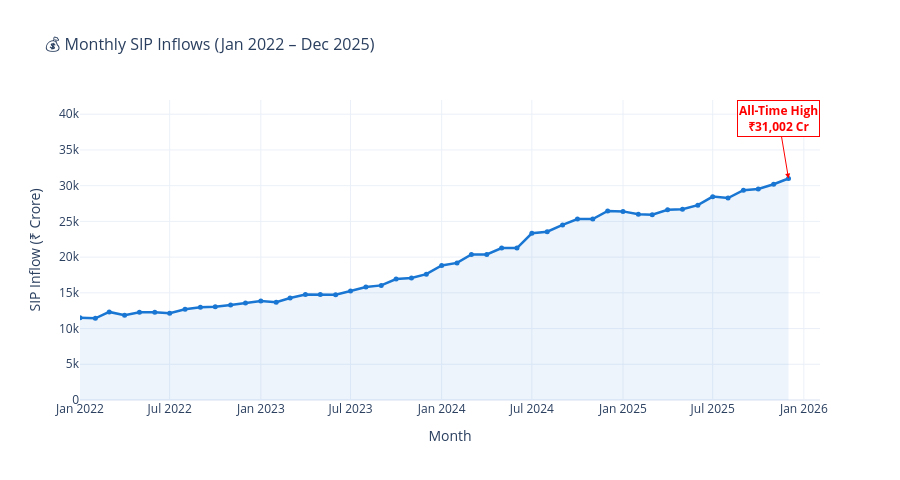

Notebook code cell kept with this figure:
### Markdown cell above
---
## 💰 Chart 3 — Monthly SIP Inflow Time-Series
Annotate the ₹31,002 Cr all-time high in Dec 2025.

### Code cell
fig = go.Figure()
fig.add_trace(go.Scatter(
    x=sip['month'], y=sip['sip_inflow_crore'], mode='lines+markers',
    line=dict(color='#1976D2', width=2.5), marker=dict(size=5),
    fill='tozeroy', fillcolor='rgba(25,118,210,0.08)'
))
max_idx = sip['sip_inflow_crore'].idxmax()
max_month = sip.loc[max_idx, 'month']  # Already string  # Already string
max_val   = sip.loc[max_idx, 'sip_inflow_crore']
fig.add_annotation(x=max_month, y=max_val,
                   text=f'<b>All-Time High<br>₹{max_val:,} Cr</b>',
                   showarrow=True, arrowhead=2, arrowcolor='red',
                   font=dict(color='red', size=12),
                   bgcolor='white', bordercolor='red', borderwidth=1, ay=-60)
fig.update_layout(title='💰 Monthly SIP Inflows (Jan 2022 – Dec 2025)',
                  xaxis_title='Month', yaxis_title='SIP Inflow (₹ Crore)',
                  template='plotly_white', height=480, title_font_size=16)
fig.write_image('reports/chart_03_sip_inflow.png', width=1400, height=480, scale=1.5)
fig.show()
print("✅ Saved → reports/chart_03_sip_inflow.png")

### Figure 1 — Plotly figure (JSON) as saved in the notebook; plotly's stock layout.template omitted (floating-point values rounded to 4 significant figures)
{"data": [{"fill": "tozeroy", "fillcolor": "rgba(25,118,210,0.08)", "line": {"color": "#1976D2", "width": 2.5}, "marker": {"size": 5}, "mode": "lines+markers", "type": "scatter", "x": ["2022-01-01", "2022-02-01", "2022-03-01", "2022-04-01", "2022-05-01", "2022-06-01", "2022-07-01", "2022-08-01", "2022-09-01", "2022-10-01", "2022-11-01", "2022-12-01", "2023-01-01", "2023-02-01", "2023-03-01", "2023-04-01", "2023-05-01", "2023-06-01", "2023-07-01", "2023-08-01", "2023-09-01", "2023-10-01", "2023-11-01", "2023-12-01", "2024-01-01", "2024-02-01", "2024-03-01", "2024-04-01", "2024-05-01", "2024-06-01", "2024-07-01", "2024-08-01", "2024-09-01", "2024-10-01", "2024-11-01", "2024-12-01", "2025-01-01", "2025-02-01", "2025-03-01", "2025-04-01", "2025-05-01", "2025-06-01", "2025-07-01", "2025-08-01", "2025-09-01", "2025-10-01", "2025-11-01", "2025-12-01"], "y": [11517, 11438, 12328, 11863, 12286, 12276, 12140, 12694, 12976, 13040, 13306, 13573, 13856, 13687, 14276, 14749, 14749, 14734, 15245, 15814, 16042, 16928, 17073, 17610, 18838, 19187, 20371, 20371, 21262, 21262, 23332, 23547, 24509, 25323, 25320, 26459, 26400, 25999, 25926, 26632, 26688, 27274, 28464, 28265, 29361, 29529, 30200, 31002]}], "layout": {"annotations": [{"arrowcolor": "red", "arrowhead": 2, "ay": -60, "bgcolor": "white", "bordercolor": "red", "borderwidth": 1, "font": {"color": "red", "size": 12}, "showarrow": true, "text": "<b>All-Time High<br>₹31,002 Cr</b>", "x": "2025-12-01", "y": 31002}], "height": 480, "title": {"font": {"size": 16}, "text": "💰 Monthly SIP Inflows (Jan 2022 – Dec 2025)"}, "xaxis": {"title": {"text": "Month"}}, "yaxis": {"title": {"text": "SIP Inflow (₹ Crore)"}}}}
